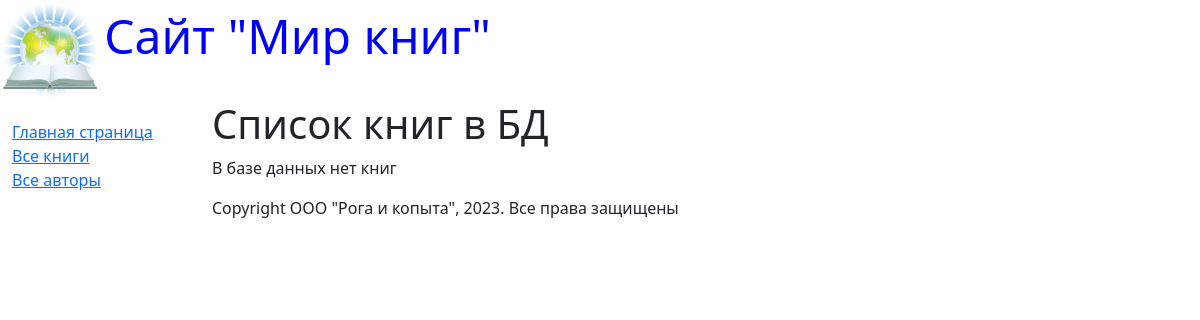
/books/, run on an earlier commit of the app's database.
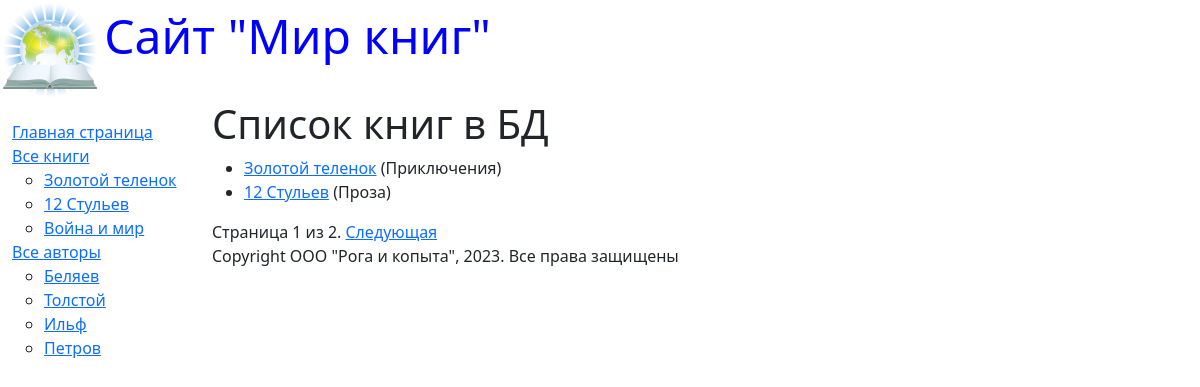
And on a later commit of the database.
### catalog/models.py (models this page shows, shortened)
class Book(models.Model):
    title = models.CharField(max_length=200,
                             help_text="Введите название книги",
                             verbose_name="Название книги")
    genre = models.ForeignKey("Genre", on_delete=models.CASCADE,
                              help_text="Выберите Жанр книги",
                              verbose_name="Жанр книги", null=True)
    language = models.ForeignKey("Language", on_delete=models.CASCADE,
                                 help_text="Выберите язык книги",
                                 verbose_name = "Язык книги", null=True)
    author = models.ManyToManyField("Author",
                                    help_text="Выберите автора книги",
                                    verbose_name= "Автор книги")
    summary = models.TextField(max_length=1000,
                               help_text="Введите краткое описание книги",
                               verbose_name="Аннотация книги")
    isbn = models.CharField(max_length=13,
                            help_text="Не более 13 символов",
                            verbose_name= "ISBN книги")
    def display_author(self):
        return ', '.join([author.last_name for author in
                          self.author.all()])
    display_author.short_description = "Авторы"
    def get_absolute_url(self):
        return reverse("book_detail", args=[str(self.id)])

class Author(models.Model):
    first_name = models.CharField(max_length=100,
                                  help_text="Введите имя автора",
                                  verbose_name="Имя автора")
    last_name= models.CharField(max_length=100,
                                help_text="Введите фамилию автора",
                                verbose_name="Фамилия автора")
    date_of_birth = models.DateField(help_text="Введите дату рождения",
                                     verbose_name="Дата рождения",
                                     null=True, blank=True)
    date_of_death = models.DateField(help_text="Введите дату смерти",
                                     verbose_name="Дата смерти",
                                     null=True, blank=True)

class Genre(models.Model):
    name = models.CharField(max_length=200,
                            help_text = "Введите жанр книги",
                            verbose_name="Жанр Книги")
    def __str__(self):
        return self.name

### catalog/views.py (the view)
# urls.py: re_path(r'^books/$', views.BookListView.as_view(), name='books'),
class BookListView(generic.ListView):
    model = Book
    paginate_by = 2

### catalog/templatetags/menu_tags.py (called while the page is built)
@register.simple_tag
def show_book():
    book = Book.objects.all()
    return book

@register.simple_tag
def show_authors():
    authors = Author.objects.all()
    return authors

### catalog/templates/catalog/book_list.html
{% extends 'base_generic.html' %}
{% block content %}
    <h1> Список книг в БД</h1>
    {% if book_list %}
    <ul>
        {% for book in book_list %}
        <li>
            <a href="{{ book.get_absolute_url }}">
                     {{ book.title }}</a>
                     ({{book.genre}})
        </li>
        {% endfor %}
    </ul>
    {% else %}
        <p> В базе данных нет книг</p>
    {% endif %}
{% endblock %}

### catalog/templates/base_generic.html (shortened to what this page needs)
{% load menu_tags %}
<!DOCTYPE html>
<html lang="en">
<head>
    <link rel="stylesheet" href="https://cdn.jsdelivr.net/npm/bootstrap@5.2.3/dist/css/bootstrap.min.css">
    {% load static %}
    <link rel="stylesheet" href="{% static 'css/styles.css' %}">
    {% block head %}
        <img src="{%static 'images/logotip.jpg' %}"
        style="width: 100px; height:100px;" align="absmiddle">
        <font size=7, color="blue"> Сайт "Мир книг" </font>
    {% endblock %}
</head>
<body>
    <div class="container-fluid">
        <div class="row">
            <div class="col-sm-2">
                {% block sidebar %}
                    <ul class="sidebar-nav">
                        <li><a href="{% url 'index' %}">Главная страница </a></li>
                        <li><a href="{% url 'books' %}">Все книги </a></li>
                            <ul>
                                {% show_book as book %}
                                {% for book in book %}
                                    <li><a href="{{ book.get_absolute_url }}">{{ book.title }} </a></li>
                                {% endfor %}
                            </ul>
                        <li><a href="{% url 'authors' %}"> Все авторы</a></li>
                            <ul>
                                {% show_authors as author %}
                                {% for author in author %}
                                    <li><a href="author_detail">{{ author.last_name }} </a></li>
                                {% endfor %}
                            </ul>
                    </ul>
                {% endblock %}
                </div>
        <div class="col-sm-10 ">
        {% block content %}
        {% endblock %}
        {% block pagination %}
        {% if is_paginated %}
            <div class="pagination">
                <span class="page-links">
                    <span class="page-current">
                        Страница {{ page_obj.number }} из {{ page_obj.paginator.num_pages }}.
                    </span>
                    {% if page_obj.has_next %}
                        <a href="{{ request.path }}?page={{ page_obj.next_page_number }}">Следующая</a>
                    {% endif %}
                </span>
            </div>
        {% endif %}
    {% endblock %}
        {% block footer %}
            {% block copyright %}
            <p> Copyright ООО "Рога и копыта", 2023. Все права защищены</p>
            {% endblock %}
        {% endblock %}
        </div>
        </div>
        </div>
        </body>
</html>

What changed in the data, as far as the page shows it:
added Book: title "Золотой теленок", genre "Приключения"
added Book: title "12 Стульев", genre "Проза"
added Book: title "Война и мир"
added Author: last_name "Беляев"
added Author: last_name "Толстой"
added Author: last_name "Ильф"
added Author: last_name "Петров"
Also different on the page:
{{ page_obj.number }}: (not shown) → "1"
{{ page_obj.paginator.num_pages }}: (not shown) → "2"
text no longer shown: "В базе данных нет книг"
text now shown: "Страница из . Следующая"
